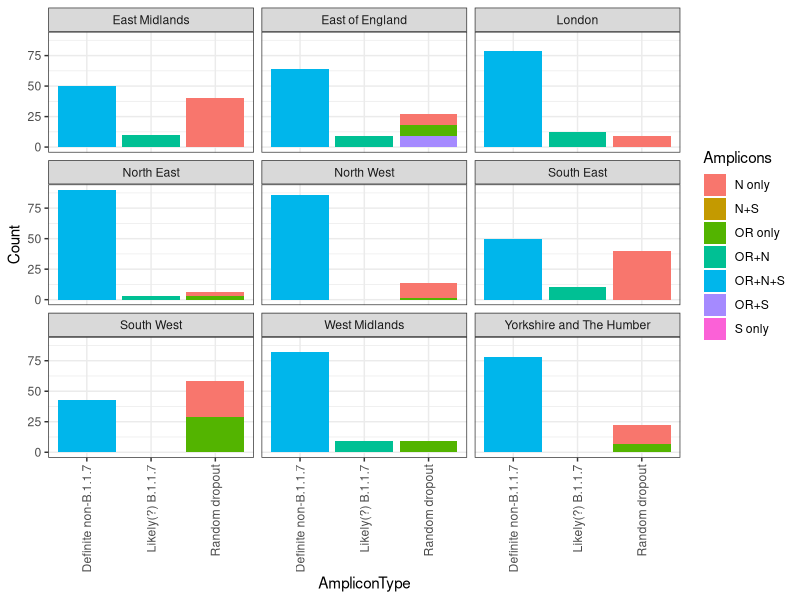
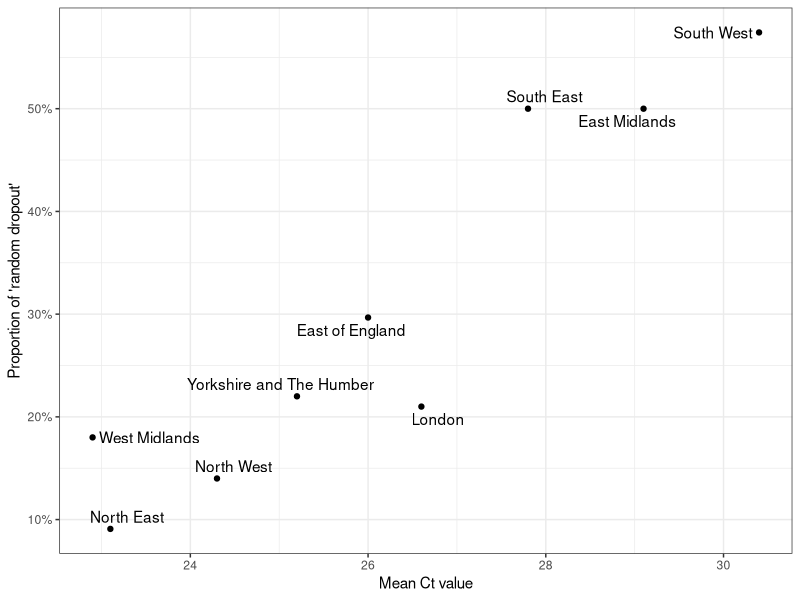
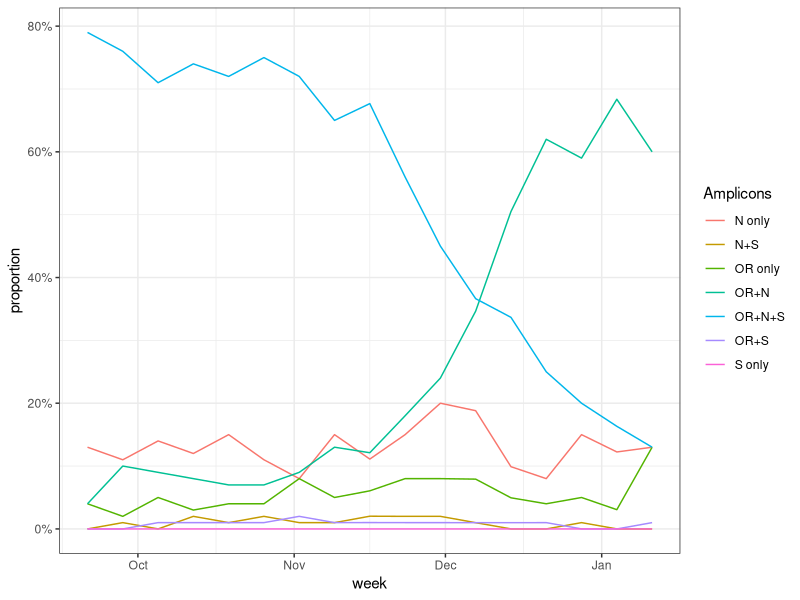
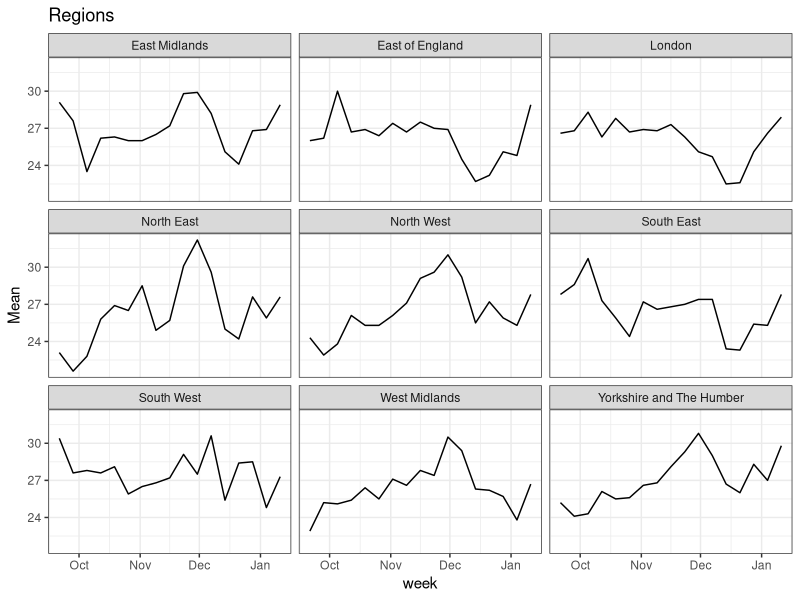
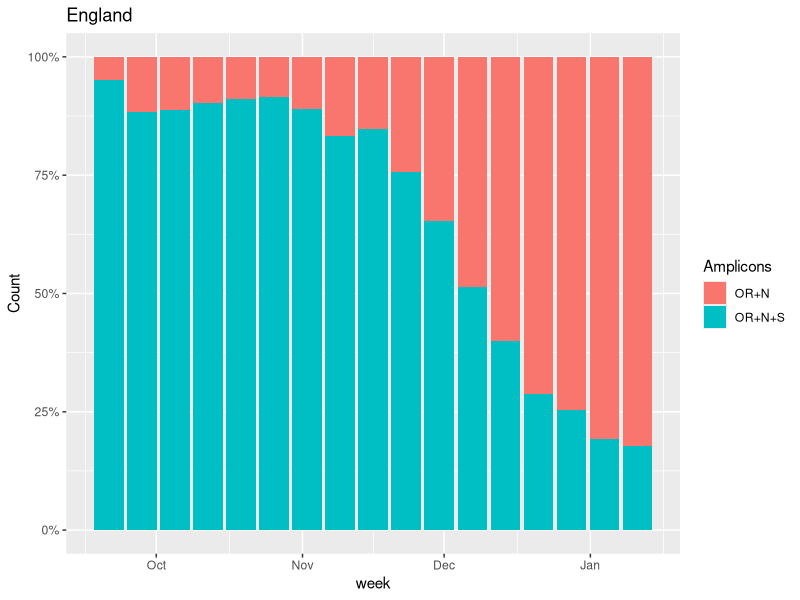
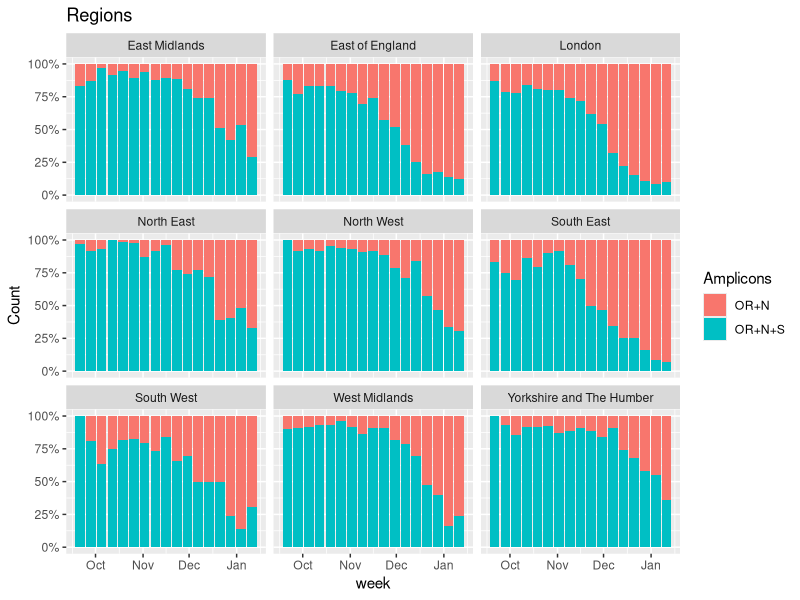
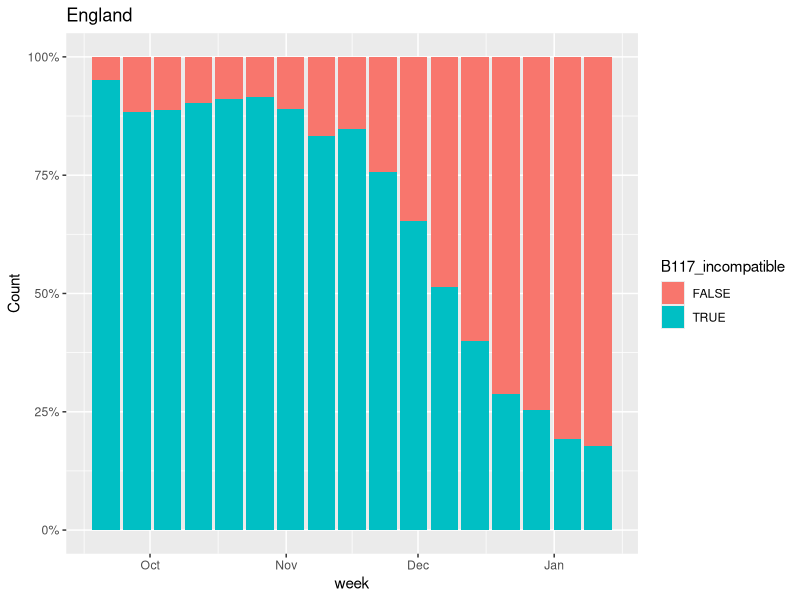
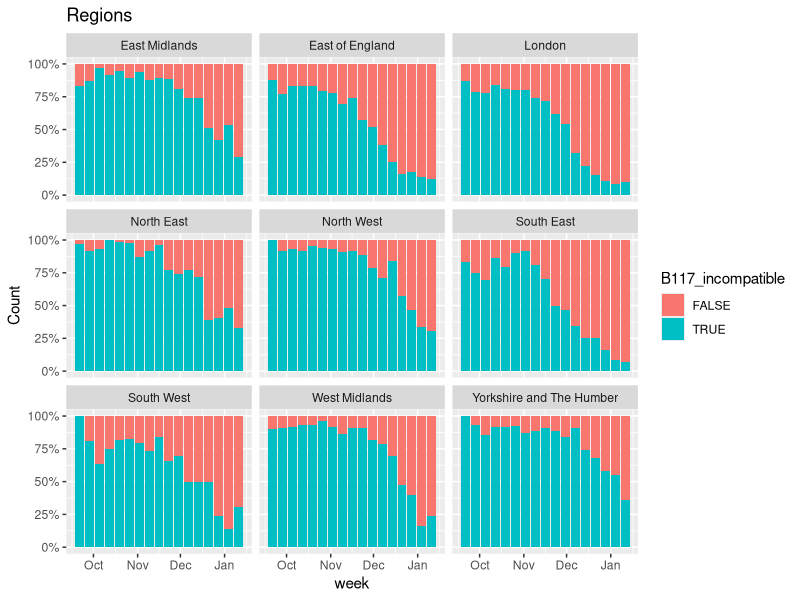

The R script that drew these images, in order:
## ---- chunk 1
library(ggrepel)
library(tidyverse)
library(lubridate)
data = read_csv("ons_ct.csv") %>% mutate(week=dmy(`Week started`)) %>% select(`N only`, `OR only`, `S only`, `OR+N` ,`OR+S`, `N+S`, `OR+N+S`,`Region`,`RegionType`,week) %>% pivot_longer(c(-week,-Region,-RegionType),names_to="Amplicons",values_to="Count")



data_ct = read_csv("ons_ct.csv") %>% mutate(week=dmy(`Week started`)) %>% select(`week`,`Region`,`RegionType`,contains("Percentile"), `Mean`)


## ---- chunk 2
subset = data %>% filter(week=="2020-09-21") %>% filter(RegionType=="EnglandRegion") %>% mutate(AmpliconType = case_when(
 Amplicons %in% c("N only","N+S","OR only","OR+S","S only") ~ "Random dropout",
  Amplicons == "OR+N+S" ~ "Definite non-B.1.1.7",
  Amplicons == "OR+N" ~ "Likely(?) B.1.1.7"
))
                                                                                                
                                                                                                
ggplot(subset,aes(x=AmpliconType,y=Count,fill=Amplicons))+geom_bar(stat="identity")+facet_wrap(~Region)+theme_bw()+ theme(axis.text.x = element_text(angle = 90, vjust = 0.5, hjust=1))
## ---- chunk 3
# Exclude suspected B.1.1.7 from the data
subset = data %>% filter(week=="2020-09-21") %>% filter(RegionType=="EnglandRegion") %>% filter(Amplicons!="OR+S")

#Calculate the proportion with "no random dropout", then invert to get proportion of "random dropout"
subset =subset %>% group_by(Region) %>% mutate(proportion = Count/sum(Count)) %>% filter(Amplicons=="OR+N+S") %>% mutate(RandomDropout=1-proportion)

subset_cts = data_ct %>% filter(week=="2020-09-21") %>% filter(RegionType=="EnglandRegion")

both <- inner_join(subset,subset_cts) 

ggplot(both,aes(x=Mean,y=RandomDropout,label=Region))+geom_point()+labs(x="Mean Ct value",y="Proportion of 'random dropout'")+geom_text_repel()+theme_bw()+scale_y_continuous(labels=scales::percent)+labs("Relationship between Ct and levels of random dropout in September")
## ---- chunk 4
data = data %>% group_by(Region,week) %>% mutate(proportion = Count/sum(Count)) 

ggplot(data%>% filter(Region=="England"), aes(x=week,y=proportion,color=Amplicons))+geom_line()+theme_bw()+scale_y_continuous(labels=scales::percent)
## ---- chunk 5
ggplot(data_ct%>% filter(RegionType=="EnglandRegion"),aes(x=week, y=Mean))+geom_line() +labs(title="Regions")+facet_wrap(~Region)+theme_bw()

## ---- chunk 6
ggplot(data%>% filter(Region=="England",Amplicons %in% c("OR+N+S","OR+N")),aes(x=week, fill=Amplicons,y=Count))+geom_bar(stat="identity",position="fill")+scale_y_continuous(labels=scales::percent) +labs(title="England")

ggplot(data%>% filter(RegionType=="EnglandRegion",Amplicons %in% c("OR+N+S","OR+N")),aes(x=week, fill=Amplicons,y=Count))+geom_bar(stat="identity",position="fill")+scale_y_continuous(labels=scales::percent) +labs(title="Regions")+facet_wrap(~Region)


## ---- chunk 7
data = data %>% mutate(B117_incompatible = grepl('S',Amplicons))

ggplot(data%>% filter(Region=="England",Amplicons %in% c("OR+N+S","OR+N")),aes(x=week, fill=B117_incompatible,y=Count))+geom_bar(stat="identity",position="fill")+scale_y_continuous(labels=scales::percent) +labs(title="England")

ggplot(data%>% filter(RegionType=="EnglandRegion",Amplicons %in% c("OR+N+S","OR+N")),aes(x=week, fill=B117_incompatible,y=Count))+geom_bar(stat="identity",position="fill")+scale_y_continuous(labels=scales::percent) +labs(title="Regions")+facet_wrap(~Region)
